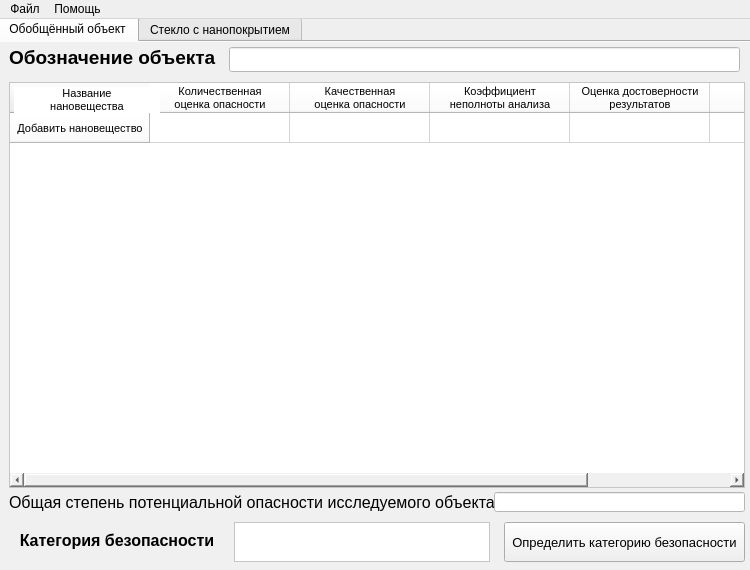
<?xml version="1.0" encoding="UTF-8"?>
<ui version="4.0">
 <class>MainWindow</class>
 <widget class="QMainWindow" name="MainWindow">
  <property name="geometry">
   <rect>
    <x>0</x>
    <y>0</y>
    <width>750</width>
    <height>570</height>
   </rect>
  </property>
  <property name="sizePolicy">
   <sizepolicy hsizetype="Fixed" vsizetype="Fixed">
    <horstretch>0</horstretch>
    <verstretch>0</verstretch>
   </sizepolicy>
  </property>
  <property name="minimumSize">
   <size>
    <width>750</width>
    <height>450</height>
   </size>
  </property>
  <property name="maximumSize">
   <size>
    <width>750</width>
    <height>650</height>
   </size>
  </property>
  <property name="contextMenuPolicy">
   <enum>Qt::PreventContextMenu</enum>
  </property>
  <property name="acceptDrops">
   <bool>false</bool>
  </property>
  <property name="windowTitle">
   <string>ECO-NANO-TEST</string>
  </property>
  <property name="layoutDirection">
   <enum>Qt::LeftToRight</enum>
  </property>
  <property name="iconSize">
   <size>
    <width>48</width>
    <height>48</height>
   </size>
  </property>
  <widget class="QWidget" name="centralwidget">
   <property name="toolTipDuration">
    <number>5</number>
   </property>
   <widget class="QTabWidget" name="tabWidget">
    <property name="geometry">
     <rect>
      <x>-3</x>
      <y>-3</y>
      <width>757</width>
      <height>556</height>
     </rect>
    </property>
    <property name="currentIndex">
     <number>0</number>
    </property>
    <widget class="QWidget" name="tab">
     <attribute name="title">
      <string>Обобщённый объект</string>
     </attribute>
     <widget class="QWidget" name="widget" native="true">
      <property name="geometry">
       <rect>
        <x>0</x>
        <y>0</y>
        <width>751</width>
        <height>556</height>
       </rect>
      </property>
      <property name="styleSheet">
       <string notr="true">background-color: #F0F0F0;</string>
      </property>
      <widget class="QLabel" name="label">
       <property name="geometry">
        <rect>
         <x>10</x>
         <y>0</y>
         <width>220</width>
         <height>31</height>
        </rect>
       </property>
       <property name="font">
        <font>
         <pointsize>14</pointsize>
         <weight>75</weight>
         <bold>true</bold>
        </font>
       </property>
       <property name="text">
        <string>Обозначение объекта</string>
       </property>
      </widget>
      <widget class="QLineEdit" name="Edit_name_obj_1">
       <property name="geometry">
        <rect>
         <x>230</x>
         <y>5</y>
         <width>511</width>
         <height>25</height>
        </rect>
       </property>
       <property name="font">
        <font>
         <pointsize>11</pointsize>
        </font>
       </property>
       <property name="styleSheet">
        <string notr="true">background-color: #FFFFFF;</string>
       </property>
       <property name="alignment">
        <set>Qt::AlignCenter</set>
       </property>
      </widget>
      <widget class="QTableWidget" name="table_1">
       <property name="geometry">
        <rect>
         <x>10</x>
         <y>40</y>
         <width>736</width>
         <height>406</height>
        </rect>
       </property>
       <property name="styleSheet">
        <string notr="true">background-color: #FFFFFF;</string>
       </property>
       <attribute name="horizontalHeaderDefaultSectionSize">
        <number>140</number>
       </attribute>
       <row>
        <property name="text">
         <string>Добавить нановещество</string>
        </property>
        <property name="font">
         <font>
          <pointsize>8</pointsize>
         </font>
        </property>
        <property name="textAlignment">
         <set>AlignCenter</set>
        </property>
       </row>
       <column>
        <property name="text">
         <string>Количественная
оценка опасности</string>
        </property>
        <property name="font">
         <font>
          <pointsize>8</pointsize>
         </font>
        </property>
       </column>
       <column>
        <property name="text">
         <string>Качественная
оценка опасности</string>
        </property>
        <property name="font">
         <font>
          <pointsize>8</pointsize>
         </font>
        </property>
       </column>
       <column>
        <property name="text">
         <string>Коэффициент
неполноты анализа</string>
        </property>
        <property name="font">
         <font>
          <pointsize>8</pointsize>
         </font>
        </property>
       </column>
       <column>
        <property name="text">
         <string>Оценка достоверности
результатов</string>
        </property>
        <property name="font">
         <font>
          <pointsize>8</pointsize>
         </font>
        </property>
       </column>
       <column>
        <property name="text">
         <string/>
        </property>
       </column>
       <item row="0" column="0">
        <property name="text">
         <string/>
        </property>
        <property name="flags">
         <set>NoItemFlags</set>
        </property>
       </item>
       <item row="0" column="1">
        <property name="text">
         <string/>
        </property>
        <property name="flags">
         <set>NoItemFlags</set>
        </property>
       </item>
       <item row="0" column="2">
        <property name="text">
         <string/>
        </property>
        <property name="flags">
         <set>NoItemFlags</set>
        </property>
       </item>
       <item row="0" column="3">
        <property name="text">
         <string/>
        </property>
        <property name="flags">
         <set>NoItemFlags</set>
        </property>
       </item>
      </widget>
      <widget class="QLabel" name="label_13">
       <property name="geometry">
        <rect>
         <x>15</x>
         <y>45</y>
         <width>146</width>
         <height>26</height>
        </rect>
       </property>
       <property name="font">
        <font>
         <pointsize>8</pointsize>
         <weight>50</weight>
         <bold>false</bold>
        </font>
       </property>
       <property name="styleSheet">
        <string notr="true">background-color: #FFFFFF;</string>
       </property>
       <property name="text">
        <string>Название
нановещества</string>
       </property>
       <property name="alignment">
        <set>Qt::AlignCenter</set>
       </property>
       <property name="wordWrap">
        <bool>true</bool>
       </property>
      </widget>
      <widget class="QLabel" name="label_14">
       <property name="geometry">
        <rect>
         <x>5</x>
         <y>480</y>
         <width>226</width>
         <height>36</height>
        </rect>
       </property>
       <property name="font">
        <font>
         <pointsize>12</pointsize>
         <weight>75</weight>
         <bold>true</bold>
        </font>
       </property>
       <property name="text">
        <string>Категория безопасности</string>
       </property>
       <property name="alignment">
        <set>Qt::AlignCenter</set>
       </property>
       <property name="wordWrap">
        <bool>true</bool>
       </property>
      </widget>
      <widget class="QPushButton" name="Def_security_category">
       <property name="geometry">
        <rect>
         <x>505</x>
         <y>480</y>
         <width>241</width>
         <height>40</height>
        </rect>
       </property>
       <property name="font">
        <font>
         <pointsize>10</pointsize>
         <weight>50</weight>
         <bold>false</bold>
        </font>
       </property>
       <property name="text">
        <string>Определить категорию безопасности</string>
       </property>
      </widget>
      <widget class="QLabel" name="label_16">
       <property name="geometry">
        <rect>
         <x>10</x>
         <y>450</y>
         <width>486</width>
         <height>21</height>
        </rect>
       </property>
       <property name="font">
        <font>
         <pointsize>12</pointsize>
         <weight>50</weight>
         <bold>false</bold>
        </font>
       </property>
       <property name="text">
        <string>Общая степень потенциальной опасности исследуемого объекта </string>
       </property>
       <property name="wordWrap">
        <bool>true</bool>
       </property>
      </widget>
      <widget class="QLineEdit" name="f_grade_1">
       <property name="geometry">
        <rect>
         <x>495</x>
         <y>450</y>
         <width>251</width>
         <height>20</height>
        </rect>
       </property>
       <property name="font">
        <font>
         <pointsize>8</pointsize>
        </font>
       </property>
       <property name="styleSheet">
        <string notr="true">background-color: #FFFFFF;</string>
       </property>
       <property name="text">
        <string/>
       </property>
       <property name="alignment">
        <set>Qt::AlignCenter</set>
       </property>
       <property name="readOnly">
        <bool>true</bool>
       </property>
      </widget>
      <widget class="QTextEdit" name="Safety_category_1">
       <property name="geometry">
        <rect>
         <x>235</x>
         <y>480</y>
         <width>256</width>
         <height>40</height>
        </rect>
       </property>
       <property name="font">
        <font>
         <pointsize>8</pointsize>
        </font>
       </property>
       <property name="styleSheet">
        <string notr="true">background-color: #FFFFFF;</string>
       </property>
       <property name="readOnly">
        <bool>true</bool>
       </property>
       <property name="html">
        <string>&lt;!DOCTYPE HTML PUBLIC &quot;-//W3C//DTD HTML 4.0//EN&quot; &quot;http://www.w3.org/TR/REC-html40/strict.dtd&quot;&gt;
&lt;html&gt;&lt;head&gt;&lt;meta name=&quot;qrichtext&quot; content=&quot;1&quot; /&gt;&lt;style type=&quot;text/css&quot;&gt;
p, li { white-space: pre-wrap; }
&lt;/style&gt;&lt;/head&gt;&lt;body style=&quot; font-family:'MS Shell Dlg 2'; font-size:8pt; font-weight:400; font-style:normal;&quot;&gt;
&lt;p align=&quot;center&quot; style=&quot;-qt-paragraph-type:empty; margin-top:0px; margin-bottom:0px; margin-left:0px; margin-right:0px; -qt-block-indent:0; text-indent:0px; font-size:10pt;&quot;&gt;&lt;br /&gt;&lt;/p&gt;&lt;/body&gt;&lt;/html&gt;</string>
       </property>
      </widget>
     </widget>
    </widget>
    <widget class="QWidget" name="tab_2">
     <attribute name="title">
      <string>Стекло с нанопокрытием</string>
     </attribute>
     <widget class="QWidget" name="widget_2" native="true">
      <property name="geometry">
       <rect>
        <x>0</x>
        <y>0</y>
        <width>751</width>
        <height>556</height>
       </rect>
      </property>
      <property name="font">
       <font>
        <pointsize>8</pointsize>
       </font>
      </property>
      <property name="styleSheet">
       <string notr="true">background-color: #F0F0F0;</string>
      </property>
      <widget class="QLabel" name="label_3">
       <property name="geometry">
        <rect>
         <x>10</x>
         <y>70</y>
         <width>281</width>
         <height>21</height>
        </rect>
       </property>
       <property name="font">
        <font>
         <pointsize>12</pointsize>
         <weight>50</weight>
         <bold>false</bold>
        </font>
       </property>
       <property name="text">
        <string>Коэффициент светопропускания</string>
       </property>
      </widget>
      <widget class="QLineEdit" name="Edit_koef_ltransm">
       <property name="geometry">
        <rect>
         <x>260</x>
         <y>70</y>
         <width>331</width>
         <height>20</height>
        </rect>
       </property>
       <property name="font">
        <font>
         <pointsize>10</pointsize>
        </font>
       </property>
       <property name="styleSheet">
        <string notr="true">background-color: #FFFFFF;</string>
       </property>
       <property name="alignment">
        <set>Qt::AlignCenter</set>
       </property>
      </widget>
      <widget class="QLabel" name="label_4">
       <property name="geometry">
        <rect>
         <x>10</x>
         <y>27</y>
         <width>116</width>
         <height>41</height>
        </rect>
       </property>
       <property name="font">
        <font>
         <pointsize>10</pointsize>
         <weight>50</weight>
         <bold>false</bold>
        </font>
       </property>
       <property name="text">
        <string>Светопропускание со стеклом</string>
       </property>
       <property name="wordWrap">
        <bool>true</bool>
       </property>
      </widget>
      <widget class="QLabel" name="label_5">
       <property name="geometry">
        <rect>
         <x>210</x>
         <y>27</y>
         <width>131</width>
         <height>41</height>
        </rect>
       </property>
       <property name="font">
        <font>
         <pointsize>10</pointsize>
         <weight>50</weight>
         <bold>false</bold>
        </font>
       </property>
       <property name="text">
        <string>Светопропускание без стекла</string>
       </property>
       <property name="wordWrap">
        <bool>true</bool>
       </property>
      </widget>
      <widget class="QLineEdit" name="Edit_ltransm_with_glass">
       <property name="geometry">
        <rect>
         <x>125</x>
         <y>35</y>
         <width>70</width>
         <height>31</height>
        </rect>
       </property>
       <property name="font">
        <font>
         <pointsize>10</pointsize>
        </font>
       </property>
       <property name="styleSheet">
        <string notr="true">background-color: #FFFFFF;</string>
       </property>
       <property name="alignment">
        <set>Qt::AlignCenter</set>
       </property>
      </widget>
      <widget class="QLineEdit" name="Edit_ltransm_without_glass">
       <property name="geometry">
        <rect>
         <x>325</x>
         <y>35</y>
         <width>70</width>
         <height>31</height>
        </rect>
       </property>
       <property name="font">
        <font>
         <pointsize>10</pointsize>
        </font>
       </property>
       <property name="styleSheet">
        <string notr="true">background-color: #FFFFFF;</string>
       </property>
       <property name="alignment">
        <set>Qt::AlignCenter</set>
       </property>
      </widget>
      <widget class="QPushButton" name="Calc_koef_ltransm">
       <property name="geometry">
        <rect>
         <x>404</x>
         <y>35</y>
         <width>186</width>
         <height>30</height>
        </rect>
       </property>
       <property name="text">
        <string>Рассчитать коэффициент
светопропускания</string>
       </property>
      </widget>
      <widget class="QLabel" name="label_6">
       <property name="geometry">
        <rect>
         <x>10</x>
         <y>95</y>
         <width>241</width>
         <height>21</height>
        </rect>
       </property>
       <property name="font">
        <font>
         <pointsize>12</pointsize>
         <weight>50</weight>
         <bold>false</bold>
        </font>
       </property>
       <property name="text">
        <string>Уровень светопропускания</string>
       </property>
      </widget>
      <widget class="QLineEdit" name="Level_ltransm">
       <property name="geometry">
        <rect>
         <x>220</x>
         <y>95</y>
         <width>371</width>
         <height>20</height>
        </rect>
       </property>
       <property name="font">
        <font>
         <pointsize>10</pointsize>
        </font>
       </property>
       <property name="styleSheet">
        <string notr="true">background-color: #FFFFFF;</string>
       </property>
       <property name="alignment">
        <set>Qt::AlignCenter</set>
       </property>
       <property name="readOnly">
        <bool>true</bool>
       </property>
      </widget>
      <widget class="QLabel" name="label_7">
       <property name="geometry">
        <rect>
         <x>10</x>
         <y>120</y>
         <width>161</width>
         <height>41</height>
        </rect>
       </property>
       <property name="font">
        <font>
         <pointsize>12</pointsize>
         <weight>50</weight>
         <bold>false</bold>
        </font>
       </property>
       <property name="text">
        <string>Целевая 
функция покрытия</string>
       </property>
       <property name="wordWrap">
        <bool>true</bool>
       </property>
      </widget>
      <widget class="QComboBox" name="Func_coverage">
       <property name="geometry">
        <rect>
         <x>160</x>
         <y>120</y>
         <width>431</width>
         <height>41</height>
        </rect>
       </property>
       <property name="font">
        <font>
         <pointsize>12</pointsize>
         <weight>50</weight>
         <bold>false</bold>
        </font>
       </property>
       <property name="styleSheet">
        <string notr="true">font-size: 12pt;</string>
       </property>
       <property name="editable">
        <bool>true</bool>
       </property>
       <property name="currentText">
        <string>Эстетические свойства стекла (цвет, зеркальность)</string>
       </property>
       <property name="duplicatesEnabled">
        <bool>false</bool>
       </property>
       <property name="frame">
        <bool>true</bool>
       </property>
       <item>
        <property name="text">
         <string>Эстетические свойства стекла (цвет, зеркальность)</string>
        </property>
       </item>
       <item>
        <property name="text">
         <string>Энергосберегающие свойства стекла</string>
        </property>
       </item>
       <item>
        <property name="text">
         <string>Солнцезащитные свойства стекла</string>
        </property>
       </item>
       <item>
        <property name="text">
         <string>Мультифункциональные свойства стекла</string>
        </property>
       </item>
      </widget>
      <widget class="QLabel" name="label_8">
       <property name="geometry">
        <rect>
         <x>595</x>
         <y>0</y>
         <width>151</width>
         <height>46</height>
        </rect>
       </property>
       <property name="font">
        <font>
         <pointsize>12</pointsize>
         <weight>50</weight>
         <bold>false</bold>
        </font>
       </property>
       <property name="text">
        <string>Допустимое соответствие стекла</string>
       </property>
       <property name="alignment">
        <set>Qt::AlignCenter</set>
       </property>
       <property name="wordWrap">
        <bool>true</bool>
       </property>
      </widget>
      <widget class="QLineEdit" name="Glass_compliance">
       <property name="geometry">
        <rect>
         <x>595</x>
         <y>50</y>
         <width>151</width>
         <height>36</height>
        </rect>
       </property>
       <property name="font">
        <font>
         <pointsize>10</pointsize>
        </font>
       </property>
       <property name="styleSheet">
        <string notr="true">background-color: #FFFFFF;</string>
       </property>
       <property name="alignment">
        <set>Qt::AlignCenter</set>
       </property>
       <property name="readOnly">
        <bool>true</bool>
       </property>
      </widget>
      <widget class="QLabel" name="label_9">
       <property name="geometry">
        <rect>
         <x>595</x>
         <y>90</y>
         <width>151</width>
         <height>31</height>
        </rect>
       </property>
       <property name="font">
        <font>
         <pointsize>12</pointsize>
         <weight>50</weight>
         <bold>false</bold>
        </font>
       </property>
       <property name="text">
        <string>Статус</string>
       </property>
       <property name="alignment">
        <set>Qt::AlignCenter</set>
       </property>
       <property name="wordWrap">
        <bool>true</bool>
       </property>
      </widget>
      <widget class="QLineEdit" name="Status">
       <property name="geometry">
        <rect>
         <x>595</x>
         <y>125</y>
         <width>151</width>
         <height>36</height>
        </rect>
       </property>
       <property name="font">
        <font>
         <pointsize>10</pointsize>
        </font>
       </property>
       <property name="styleSheet">
        <string notr="true">background-color: #FFFFFF;</string>
       </property>
       <property name="alignment">
        <set>Qt::AlignCenter</set>
       </property>
       <property name="readOnly">
        <bool>true</bool>
       </property>
      </widget>
      <widget class="QTableWidget" name="table_2">
       <property name="geometry">
        <rect>
         <x>10</x>
         <y>170</y>
         <width>736</width>
         <height>236</height>
        </rect>
       </property>
       <property name="styleSheet">
        <string notr="true">background-color: #FFFFFF;</string>
       </property>
       <attribute name="horizontalHeaderDefaultSectionSize">
        <number>140</number>
       </attribute>
       <row>
        <property name="text">
         <string>Добавить нановещество</string>
        </property>
        <property name="font">
         <font>
          <pointsize>8</pointsize>
         </font>
        </property>
        <property name="textAlignment">
         <set>AlignCenter</set>
        </property>
       </row>
       <column>
        <property name="text">
         <string>Количественная
оценка опасности</string>
        </property>
        <property name="font">
         <font>
          <pointsize>8</pointsize>
         </font>
        </property>
       </column>
       <column>
        <property name="text">
         <string>Качественная
оценка опасности</string>
        </property>
        <property name="font">
         <font>
          <pointsize>8</pointsize>
         </font>
        </property>
       </column>
       <column>
        <property name="text">
         <string>Коэффициент
неполноты анализа</string>
        </property>
        <property name="font">
         <font>
          <pointsize>8</pointsize>
         </font>
        </property>
       </column>
       <column>
        <property name="text">
         <string>Оценка достоверности
результатов</string>
        </property>
        <property name="font">
         <font>
          <pointsize>8</pointsize>
         </font>
        </property>
       </column>
       <column>
        <property name="text">
         <string/>
        </property>
       </column>
       <item row="0" column="0">
        <property name="text">
         <string/>
        </property>
        <property name="flags">
         <set>NoItemFlags</set>
        </property>
       </item>
       <item row="0" column="1">
        <property name="text">
         <string/>
        </property>
        <property name="flags">
         <set>NoItemFlags</set>
        </property>
       </item>
       <item row="0" column="2">
        <property name="text">
         <string/>
        </property>
        <property name="flags">
         <set>NoItemFlags</set>
        </property>
       </item>
       <item row="0" column="3">
        <property name="text">
         <string/>
        </property>
        <property name="flags">
         <set>NoItemFlags</set>
        </property>
       </item>
      </widget>
      <widget class="QLabel" name="label_10">
       <property name="geometry">
        <rect>
         <x>460</x>
         <y>435</y>
         <width>136</width>
         <height>36</height>
        </rect>
       </property>
       <property name="font">
        <font>
         <pointsize>12</pointsize>
         <weight>75</weight>
         <bold>true</bold>
        </font>
       </property>
       <property name="text">
        <string>Категория безопасности</string>
       </property>
       <property name="alignment">
        <set>Qt::AlignCenter</set>
       </property>
       <property name="wordWrap">
        <bool>true</bool>
       </property>
      </widget>
      <widget class="QLabel" name="label_12">
       <property name="geometry">
        <rect>
         <x>10</x>
         <y>435</y>
         <width>446</width>
         <height>36</height>
        </rect>
       </property>
       <property name="font">
        <font>
         <pointsize>12</pointsize>
         <weight>75</weight>
         <bold>true</bold>
        </font>
       </property>
       <property name="text">
        <string>Заключение о целесообразности
применения продукта, содержащего нановещества</string>
       </property>
       <property name="alignment">
        <set>Qt::AlignCenter</set>
       </property>
       <property name="wordWrap">
        <bool>true</bool>
       </property>
      </widget>
      <widget class="QPushButton" name="Give_conclusion">
       <property name="geometry">
        <rect>
         <x>605</x>
         <y>440</y>
         <width>141</width>
         <height>86</height>
        </rect>
       </property>
       <property name="font">
        <font>
         <pointsize>14</pointsize>
         <weight>50</weight>
         <bold>false</bold>
        </font>
       </property>
       <property name="text">
        <string>Дать
заключение</string>
       </property>
      </widget>
      <widget class="QLabel" name="label_15">
       <property name="geometry">
        <rect>
         <x>15</x>
         <y>175</y>
         <width>146</width>
         <height>26</height>
        </rect>
       </property>
       <property name="font">
        <font>
         <pointsize>8</pointsize>
         <weight>50</weight>
         <bold>false</bold>
        </font>
       </property>
       <property name="styleSheet">
        <string notr="true">background-color: #FFFFFF;</string>
       </property>
       <property name="text">
        <string>Название
нановещества</string>
       </property>
       <property name="alignment">
        <set>Qt::AlignCenter</set>
       </property>
       <property name="wordWrap">
        <bool>true</bool>
       </property>
      </widget>
      <widget class="QTextEdit" name="Conclusion">
       <property name="geometry">
        <rect>
         <x>10</x>
         <y>475</y>
         <width>446</width>
         <height>51</height>
        </rect>
       </property>
       <property name="font">
        <font>
         <pointsize>12</pointsize>
        </font>
       </property>
       <property name="styleSheet">
        <string notr="true">background-color: #FFFFFF;</string>
       </property>
       <property name="readOnly">
        <bool>true</bool>
       </property>
       <property name="html">
        <string>&lt;!DOCTYPE HTML PUBLIC &quot;-//W3C//DTD HTML 4.0//EN&quot; &quot;http://www.w3.org/TR/REC-html40/strict.dtd&quot;&gt;
&lt;html&gt;&lt;head&gt;&lt;meta name=&quot;qrichtext&quot; content=&quot;1&quot; /&gt;&lt;style type=&quot;text/css&quot;&gt;
p, li { white-space: pre-wrap; }
&lt;/style&gt;&lt;/head&gt;&lt;body style=&quot; font-family:'MS Shell Dlg 2'; font-size:12pt; font-weight:400; font-style:normal;&quot;&gt;
&lt;p style=&quot;-qt-paragraph-type:empty; margin-top:0px; margin-bottom:0px; margin-left:0px; margin-right:0px; -qt-block-indent:0; text-indent:0px;&quot;&gt;&lt;br /&gt;&lt;/p&gt;&lt;/body&gt;&lt;/html&gt;</string>
       </property>
      </widget>
      <widget class="QLabel" name="label_11">
       <property name="geometry">
        <rect>
         <x>10</x>
         <y>410</y>
         <width>486</width>
         <height>21</height>
        </rect>
       </property>
       <property name="font">
        <font>
         <pointsize>12</pointsize>
         <weight>50</weight>
         <bold>false</bold>
        </font>
       </property>
       <property name="text">
        <string>Общая степень потенциальной опасности исследуемого объекта </string>
       </property>
       <property name="wordWrap">
        <bool>true</bool>
       </property>
      </widget>
      <widget class="QLineEdit" name="f_grade_2">
       <property name="geometry">
        <rect>
         <x>495</x>
         <y>410</y>
         <width>251</width>
         <height>20</height>
        </rect>
       </property>
       <property name="font">
        <font>
         <pointsize>8</pointsize>
        </font>
       </property>
       <property name="styleSheet">
        <string notr="true">background-color: #FFFFFF;</string>
       </property>
       <property name="text">
        <string/>
       </property>
       <property name="alignment">
        <set>Qt::AlignCenter</set>
       </property>
       <property name="readOnly">
        <bool>true</bool>
       </property>
      </widget>
      <widget class="QTextEdit" name="Safety_category_2">
       <property name="geometry">
        <rect>
         <x>460</x>
         <y>475</y>
         <width>136</width>
         <height>51</height>
        </rect>
       </property>
       <property name="font">
        <font>
         <pointsize>8</pointsize>
        </font>
       </property>
       <property name="styleSheet">
        <string notr="true">background-color: #FFFFFF;</string>
       </property>
       <property name="html">
        <string>&lt;!DOCTYPE HTML PUBLIC &quot;-//W3C//DTD HTML 4.0//EN&quot; &quot;http://www.w3.org/TR/REC-html40/strict.dtd&quot;&gt;
&lt;html&gt;&lt;head&gt;&lt;meta name=&quot;qrichtext&quot; content=&quot;1&quot; /&gt;&lt;style type=&quot;text/css&quot;&gt;
p, li { white-space: pre-wrap; }
&lt;/style&gt;&lt;/head&gt;&lt;body style=&quot; font-family:'MS Shell Dlg 2'; font-size:8pt; font-weight:400; font-style:normal;&quot;&gt;
&lt;p align=&quot;center&quot; style=&quot;-qt-paragraph-type:empty; margin-top:0px; margin-bottom:0px; margin-left:0px; margin-right:0px; -qt-block-indent:0; text-indent:0px; font-size:10pt;&quot;&gt;&lt;br /&gt;&lt;/p&gt;&lt;/body&gt;&lt;/html&gt;</string>
       </property>
      </widget>
     </widget>
     <widget class="QLineEdit" name="Edit_name_obj_2">
      <property name="geometry">
       <rect>
        <x>230</x>
        <y>5</y>
        <width>361</width>
        <height>25</height>
       </rect>
      </property>
      <property name="font">
       <font>
        <pointsize>11</pointsize>
       </font>
      </property>
      <property name="styleSheet">
       <string notr="true">background-color: #FFFFFF;</string>
      </property>
      <property name="alignment">
       <set>Qt::AlignCenter</set>
      </property>
     </widget>
     <widget class="QLabel" name="label_2">
      <property name="geometry">
       <rect>
        <x>10</x>
        <y>0</y>
        <width>220</width>
        <height>31</height>
       </rect>
      </property>
      <property name="font">
       <font>
        <pointsize>14</pointsize>
        <weight>75</weight>
        <bold>true</bold>
       </font>
      </property>
      <property name="text">
       <string>Обозначение объекта</string>
      </property>
     </widget>
    </widget>
   </widget>
  </widget>
  <widget class="QMenuBar" name="menubar">
   <property name="geometry">
    <rect>
     <x>0</x>
     <y>0</y>
     <width>750</width>
     <height>21</height>
    </rect>
   </property>
   <widget class="QMenu" name="menu">
    <property name="title">
     <string>Файл</string>
    </property>
    <addaction name="action_Excel_common"/>
    <addaction name="action_Excel_glass"/>
    <addaction name="separator"/>
    <addaction name="action_quit"/>
   </widget>
   <widget class="QMenu" name="menu_3">
    <property name="title">
     <string>Помощь</string>
    </property>
    <addaction name="action_about"/>
    <addaction name="separator"/>
    <addaction name="action_help"/>
   </widget>
   <addaction name="menu"/>
   <addaction name="menu_3"/>
  </widget>
  <action name="action_quit">
   <property name="text">
    <string>Выход</string>
   </property>
  </action>
  <action name="action_2">
   <property name="text">
    <string>Сохранить</string>
   </property>
  </action>
  <action name="action_6">
   <property name="text">
    <string>Открыть</string>
   </property>
  </action>
  <action name="action_about">
   <property name="text">
    <string>О программе</string>
   </property>
  </action>
  <action name="action_help">
   <property name="text">
    <string>Инструкция использования</string>
   </property>
   <property name="toolTip">
    <string>Инструкция использования</string>
   </property>
  </action>
  <action name="action_Excel_glass">
   <property name="text">
    <string>Создать отчёт Excel по стеклу с нанопокрытием</string>
   </property>
  </action>
  <action name="action_Excel_common">
   <property name="text">
    <string>Создать отчёт Excel по обобщенному объекту</string>
   </property>
  </action>
 </widget>
 <resources/>
 <connections/>
</ui>
